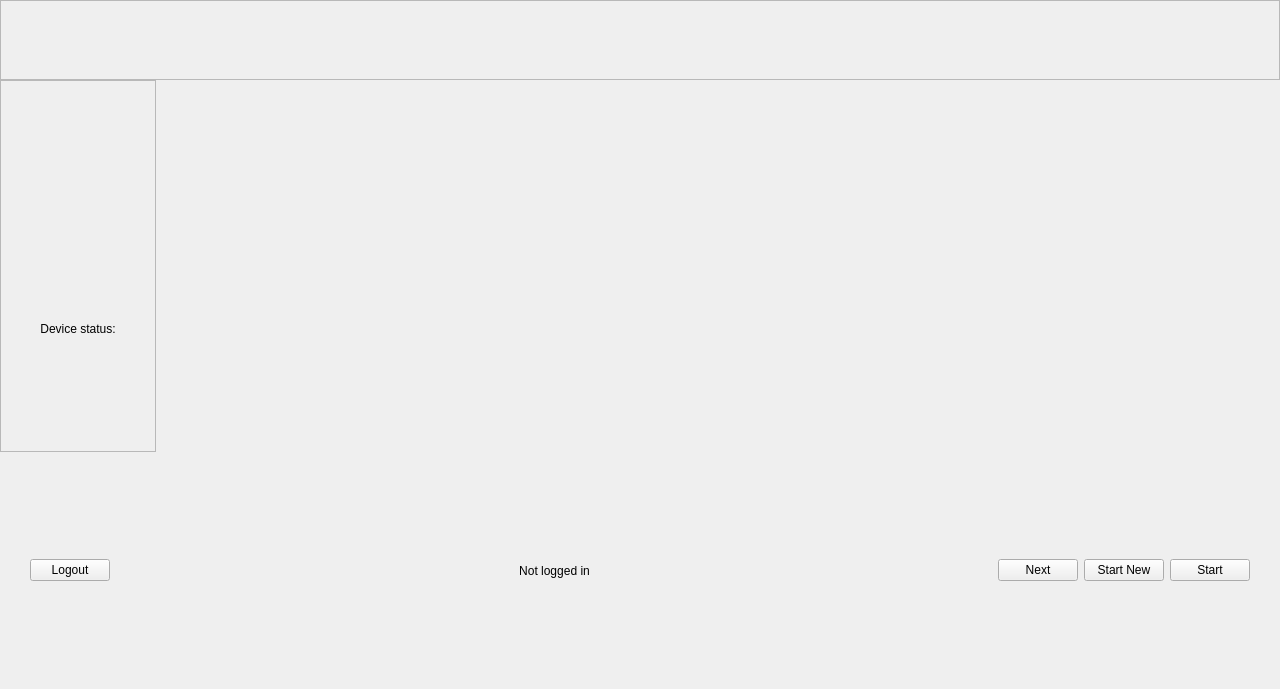
<?xml version="1.0" encoding="UTF-8"?>
<ui version="4.0">
 <class>MainWgt</class>
 <widget class="QWidget" name="MainWgt">
  <property name="geometry">
   <rect>
    <x>0</x>
    <y>0</y>
    <width>1280</width>
    <height>689</height>
   </rect>
  </property>
  <property name="minimumSize">
   <size>
    <width>700</width>
    <height>0</height>
   </size>
  </property>
  <property name="windowTitle">
   <string>Form</string>
  </property>
  <layout class="QGridLayout" name="gridLayout">
   <property name="leftMargin">
    <number>0</number>
   </property>
   <property name="topMargin">
    <number>0</number>
   </property>
   <property name="rightMargin">
    <number>0</number>
   </property>
   <property name="bottomMargin">
    <number>0</number>
   </property>
   <property name="spacing">
    <number>0</number>
   </property>
   <item row="0" column="0" colspan="2">
    <widget class="QFrame" name="frameWindowsTytle">
     <property name="sizePolicy">
      <sizepolicy hsizetype="Expanding" vsizetype="Fixed">
       <horstretch>0</horstretch>
       <verstretch>0</verstretch>
      </sizepolicy>
     </property>
     <property name="minimumSize">
      <size>
       <width>0</width>
       <height>80</height>
      </size>
     </property>
     <property name="maximumSize">
      <size>
       <width>16777215</width>
       <height>80</height>
      </size>
     </property>
     <property name="frameShape">
      <enum>QFrame::StyledPanel</enum>
     </property>
     <property name="frameShadow">
      <enum>QFrame::Raised</enum>
     </property>
    </widget>
   </item>
   <item row="1" column="0">
    <widget class="QFrame" name="frameSteps">
     <property name="frameShape">
      <enum>QFrame::StyledPanel</enum>
     </property>
     <property name="frameShadow">
      <enum>QFrame::Sunken</enum>
     </property>
     <layout class="QVBoxLayout" name="verticalLayout">
      <property name="spacing">
       <number>26</number>
      </property>
      <property name="leftMargin">
       <number>0</number>
      </property>
      <property name="topMargin">
       <number>0</number>
      </property>
      <property name="rightMargin">
       <number>0</number>
      </property>
      <property name="bottomMargin">
       <number>50</number>
      </property>
      <item>
       <spacer name="verticalSpacer">
        <property name="orientation">
         <enum>Qt::Vertical</enum>
        </property>
        <property name="sizeType">
         <enum>QSizePolicy::Fixed</enum>
        </property>
        <property name="sizeHint" stdset="0">
         <size>
          <width>20</width>
          <height>50</height>
         </size>
        </property>
       </spacer>
      </item>
      <item>
       <widget class="StepWgt" name="widgetStep1" native="true"/>
      </item>
      <item>
       <widget class="StepWgt" name="widgetStep2" native="true"/>
      </item>
      <item>
       <widget class="StepWgt" name="widgetStep3" native="true"/>
      </item>
      <item>
       <widget class="StepWgt" name="widgetStep4" native="true"/>
      </item>
      <item>
       <widget class="StepWgt" name="widgetStep5" native="true"/>
      </item>
      <item>
       <spacer name="verticalSpacer_2">
        <property name="orientation">
         <enum>Qt::Vertical</enum>
        </property>
        <property name="sizeHint" stdset="0">
         <size>
          <width>20</width>
          <height>40</height>
         </size>
        </property>
       </spacer>
      </item>
      <item>
       <layout class="QHBoxLayout" name="horizontalLayout_2">
        <property name="spacing">
         <number>0</number>
        </property>
        <item>
         <spacer name="horizontalSpacer_3">
          <property name="orientation">
           <enum>Qt::Horizontal</enum>
          </property>
          <property name="sizeType">
           <enum>QSizePolicy::Fixed</enum>
          </property>
          <property name="sizeHint" stdset="0">
           <size>
            <width>30</width>
            <height>20</height>
           </size>
          </property>
         </spacer>
        </item>
        <item>
         <widget class="QFrame" name="frameDeviceStatus">
          <property name="sizePolicy">
           <sizepolicy hsizetype="Preferred" vsizetype="Fixed">
            <horstretch>0</horstretch>
            <verstretch>0</verstretch>
           </sizepolicy>
          </property>
          <property name="minimumSize">
           <size>
            <width>0</width>
            <height>100</height>
           </size>
          </property>
          <property name="maximumSize">
           <size>
            <width>16777215</width>
            <height>100</height>
           </size>
          </property>
          <layout class="QVBoxLayout" name="verticalLayout_2">
           <item>
            <widget class="QLabel" name="labelDeviceStatusTytle">
             <property name="text">
              <string>Device status:</string>
             </property>
             <property name="alignment">
              <set>Qt::AlignCenter</set>
             </property>
            </widget>
           </item>
           <item>
            <widget class="QLabel" name="labelDeviceStatusValue">
             <property name="text">
              <string/>
             </property>
             <property name="alignment">
              <set>Qt::AlignCenter</set>
             </property>
            </widget>
           </item>
          </layout>
         </widget>
        </item>
        <item>
         <spacer name="horizontalSpacer_4">
          <property name="orientation">
           <enum>Qt::Horizontal</enum>
          </property>
          <property name="sizeType">
           <enum>QSizePolicy::Fixed</enum>
          </property>
          <property name="sizeHint" stdset="0">
           <size>
            <width>30</width>
            <height>20</height>
           </size>
          </property>
         </spacer>
        </item>
       </layout>
      </item>
     </layout>
    </widget>
   </item>
   <item row="1" column="1">
    <widget class="QStackedWidget" name="stackedWidgetWorkArea">
     <widget class="LoginSignWgt" name="loginSignUp"/>
     <widget class="CustomerInfoWgt" name="customerInfo"/>
     <widget class="DeviceInfoWgt" name="deviceInfo"/>
     <widget class="InstallingWgt" name="installing"/>
     <widget class="FinishedWgt" name="finished"/>
    </widget>
   </item>
   <item row="2" column="0" colspan="2">
    <widget class="QWidget" name="wgtBottom" native="true">
     <layout class="QHBoxLayout" name="horizontalLayout">
      <property name="leftMargin">
       <number>30</number>
      </property>
      <property name="rightMargin">
       <number>30</number>
      </property>
      <item>
       <widget class="QPushButton" name="pushButtonLogout">
        <property name="text">
         <string>Logout</string>
        </property>
       </widget>
      </item>
      <item>
       <spacer name="horizontalSpacer">
        <property name="orientation">
         <enum>Qt::Horizontal</enum>
        </property>
        <property name="sizeHint" stdset="0">
         <size>
          <width>40</width>
          <height>20</height>
         </size>
        </property>
       </spacer>
      </item>
      <item>
       <widget class="QLabel" name="labelStatus">
        <property name="sizePolicy">
         <sizepolicy hsizetype="Preferred" vsizetype="Expanding">
          <horstretch>0</horstretch>
          <verstretch>0</verstretch>
         </sizepolicy>
        </property>
        <property name="text">
         <string>Not logged in</string>
        </property>
        <property name="alignment">
         <set>Qt::AlignCenter</set>
        </property>
       </widget>
      </item>
      <item>
       <spacer name="horizontalSpacer_2">
        <property name="orientation">
         <enum>Qt::Horizontal</enum>
        </property>
        <property name="sizeHint" stdset="0">
         <size>
          <width>40</width>
          <height>20</height>
         </size>
        </property>
       </spacer>
      </item>
      <item>
       <widget class="QPushButton" name="pushButtonNext">
        <property name="text">
         <string>Next</string>
        </property>
        <property name="autoDefault">
         <bool>false</bool>
        </property>
        <property name="default">
         <bool>false</bool>
        </property>
        <property name="flat">
         <bool>false</bool>
        </property>
       </widget>
      </item>
      <item>
       <widget class="QPushButton" name="pushButtonStartNew">
        <property name="text">
         <string>Start New</string>
        </property>
       </widget>
      </item>
      <item>
       <widget class="QPushButton" name="pushButtonStart">
        <property name="text">
         <string>Start</string>
        </property>
       </widget>
      </item>
     </layout>
    </widget>
   </item>
  </layout>
 </widget>
 <customwidgets>
  <customwidget>
   <class>StepWgt</class>
   <extends>QWidget</extends>
   <header>stepwgt.h</header>
   <container>1</container>
  </customwidget>
  <customwidget>
   <class>LoginSignWgt</class>
   <extends>QWidget</extends>
   <header>loginsignwgt.h</header>
   <container>1</container>
  </customwidget>
  <customwidget>
   <class>DeviceInfoWgt</class>
   <extends>QWidget</extends>
   <header>deviceinfowgt.h</header>
   <container>1</container>
  </customwidget>
  <customwidget>
   <class>CustomerInfoWgt</class>
   <extends>QWidget</extends>
   <header>customerinfowgt.h</header>
   <container>1</container>
  </customwidget>
  <customwidget>
   <class>InstallingWgt</class>
   <extends>QWidget</extends>
   <header>installingwgt.h</header>
   <container>1</container>
  </customwidget>
  <customwidget>
   <class>FinishedWgt</class>
   <extends>QWidget</extends>
   <header>finishedwgt.h</header>
   <container>1</container>
  </customwidget>
 </customwidgets>
 <resources/>
 <connections/>
</ui>
